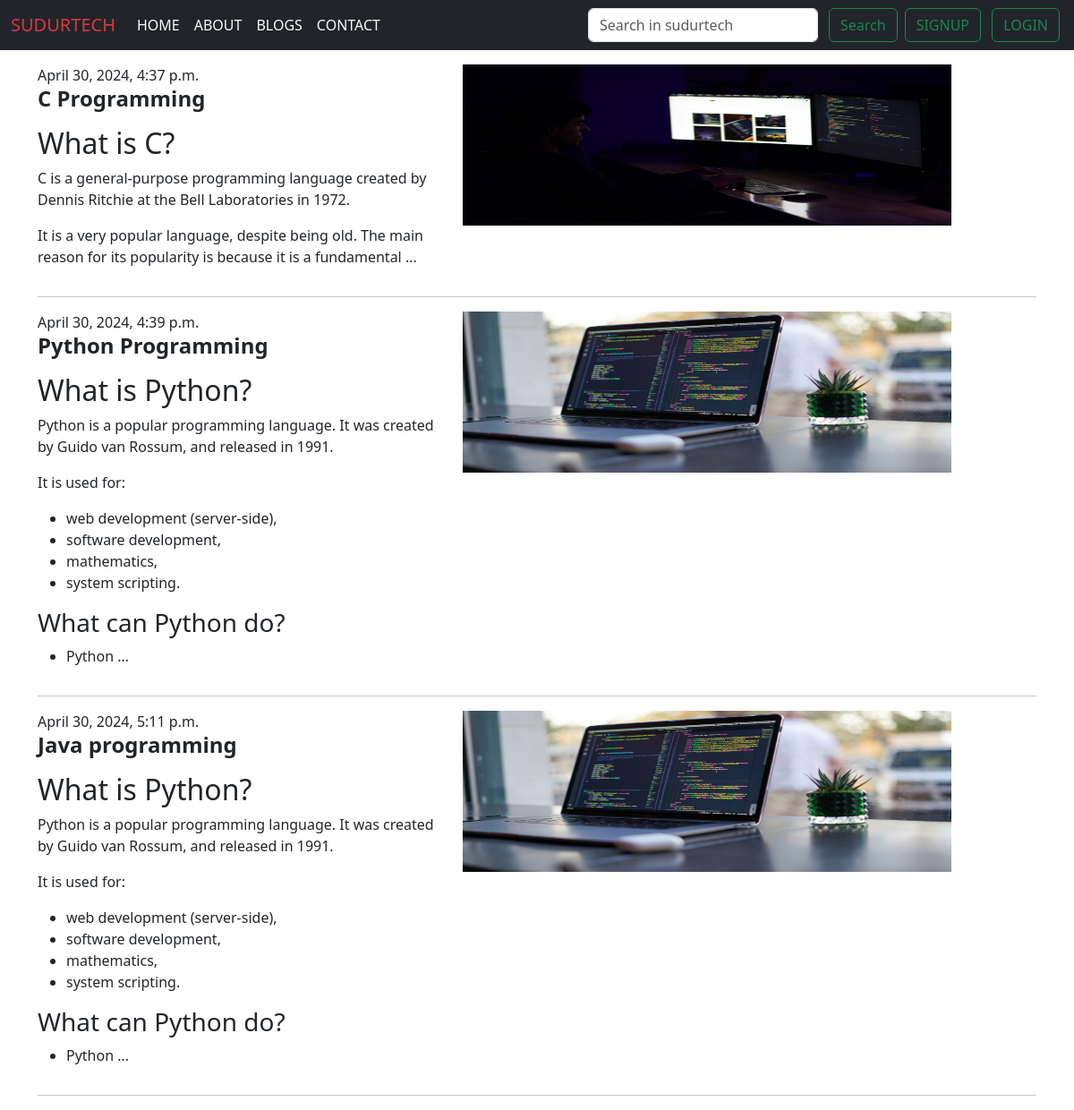
Screenshot of /blog/ with the database file from the repository.
### blogapp/models.py (models this page shows, shortened)
class Post(models.Model):
    title = HTMLField()
    body = HTMLField()
    created_on = models.DateTimeField(auto_now_add=True)
    url=models.CharField(max_length=30)
    last_modified = models.DateTimeField(auto_now=True)
    categories = models.ForeignKey(Category, on_delete=models.CASCADE)
    views=models.IntegerField(default=0)
    Image=models.ImageField(upload_to='post/')

### blogapp/views.py (the view)
# urls.py: path("blog/",views.blog, name="blog"),
def blog(request):
    Blog=Post.objects.all()[:10]
    context={
        'blog':Blog,
    }
    return render(request,"home/blog.html",context)

### templates/home/blog.html (shortened to what this page needs)
{% extends 'base/base.html' %}
{% load static %}
{% block content %}
<div class="container my-3">
    {% for blog in blog %}
    <div class="row">
        <div class="col-md-5">
            <div class="content">
                <span class="text-sm-start">{{blog.created_on}}</span>
                <h2 class="fs-4"><a href="/show_more/{{blog.url}}">{{blog.title|safe}}</a></h2>
                <p>{{blog.body|safe|truncatewords:40}}</p>
            </div>
        </div>
        <div class="col-md-6">
            <div class="image">
                <img src="/media/{{blog.Image}}" style="height:180px; width:100%;" class="img-fluid" alt="Image">
            </div>
        </div>
    </div>
    <hr>
    {% endfor %}
</div>
{% endblock content %}

### templates/base/base.html (shortened to what this page needs)
<!doctype html>
<html lang="en">
{% load static %}
<head>
  <link href="https://cdn.jsdelivr.net/npm/bootstrap@5.3.3/dist/css/bootstrap.min.css" rel="stylesheet"
>
  <link rel="stylesheet" href="{% static 'css/style.css' %}">
</head>
<body>
  <nav class="navbar navbar-expand-lg bg-dark text-light">
    <div class="container-fluid">
      <a class="navbar-brand text-danger" href="{% url 'home' %}">SUDURTECH</a>
      <div class="collapse navbar-collapse" id="navbarSupportedContent">
        <ul class="navbar-nav me-auto mb-2 mb-lg-0">
          <li class="nav-item">
            <a class="nav-link active text-light" aria-current="page" href="{% url 'home' %}">HOME</a>
          </li>
          <li class="nav-item">
            <a class="nav-link text-light" href="{% url 'about' %}">ABOUT</a>
          </li>
          <li class="nav-item">
            <a class="nav-link text-light" href="{% url 'blog' %}">BLOGS</a>
          </li>
          <li class="nav-item">
            <a class="nav-link text-light" href="{% url 'contact' %}">CONTACT</a>
          </li>
        </ul>
        <form action="{% url 'search' %}" method="get" class="d-flex" role="search">
          <input class="form-control me-2" name="search" id="search" type="search" placeholder="Search in sudurtech"
            aria-label="Search">
          <button class="btn btn-outline-success mx-1" type="submit">Search</button>
        </form>
        <div class="dropdown">
          {% if user.is_authenticated %}
          <button class="btn btn-outline-success dropdown-toggle mx-1" type="button" data-bs-toggle="dropdown"
            aria-expanded="false">
            {{request.user}}
          </button>
          <ul class="dropdown-menu">
            <li><a class="dropdown-item" href="{% url 'logout' %}">Logout</a></li>
          </ul>
          {% else %}
          <button type="button" class="btn btn-outline-success mx-1" data-bs-toggle="modal"
            data-bs-target="#signupModal">
            SIGNUP
          </button>
          <button type="button" class="btn btn-outline-success mt-32 mx-1" data-bs-toggle="modal"
            data-bs-target="#loginModal">
            LOGIN
          </button>
          {% endif %}
        </div>
      </div>
    </div>
  </nav>
  {% block content %}{% endblock content %}
</body>
</html>

### static/css/style.css (style rules this page uses)
.content h2 a, .content h2 a:hover, .content h2 a:focus { text-decoration: none; color: inherit; }

### rows the page displays
Post: created_on "April 30, 2024, 4:37 p.m.", title "C Programming", body "What is C? C is a general-purpose programming language created by Dennis Ritchie at the Bell Laboratories in 1972. It is a very popular language, despite being old. The main reason for its popularity is because it is a fundamental …", Image (picture)
Post: created_on "April 30, 2024, 4:39 p.m.", title "Python Programming", body "What is Python? Python is a popular programming language. It was created by Guido van Rossum, and released in 1991. It is used for: web development (server-side), software development, mathematics, system scripting. What can Python do? Python …", Image (picture)
Post: created_on "April 30, 2024, 5:11 p.m.", title "Java programming", body "What is Python? Python is a popular programming language. It was created by Guido van Rossum, and released in 1991. It is used for: web development (server-side), software development, mathematics, system scripting. What can Python do? Python …", Image (picture)
